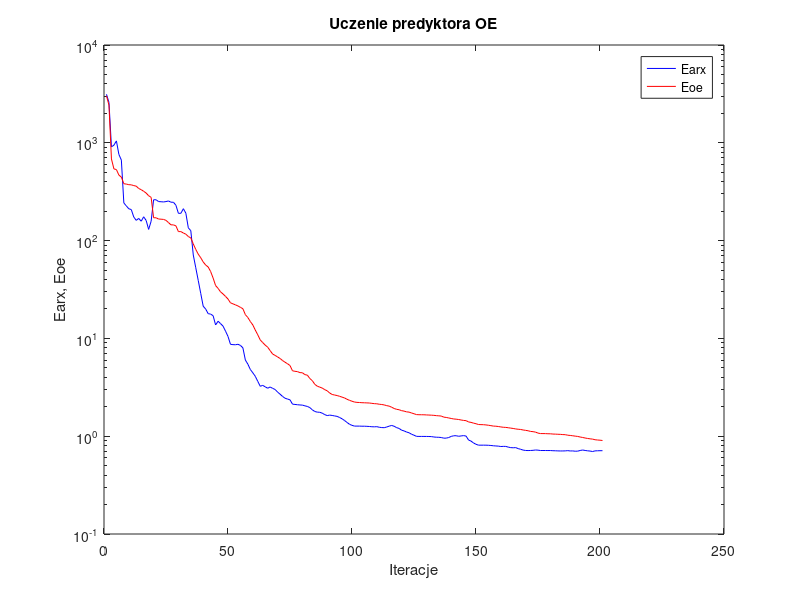
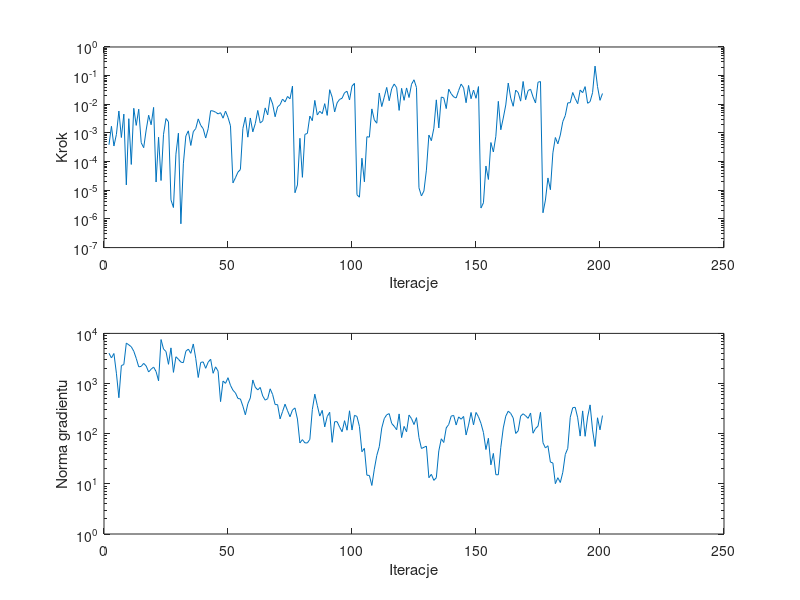

These charts were generated, in order, by the following MATLAB code:
%uczenie predyktora oe
clear all;
n=0; farx(n+1)=3.131216e+003; foe(n+1)=3.020808e+003; wspucz(n+1)=0.000000e+000; ng(n+1)=0.000000e+000;
%odnowa zmiennej metryki
n=1; farx(n+1)=2.587613e+003; foe(n+1)=2.425002e+003; krok(n+1)=3.870864e-004; ng(n+1)=4.019534e+003;
n=2; farx(n+1)=9.089142e+002; foe(n+1)=6.836170e+002; krok(n+1)=1.709568e-003; ng(n+1)=3.239181e+003;
n=3; farx(n+1)=9.462964e+002; foe(n+1)=5.408719e+002; krok(n+1)=3.505243e-004; ng(n+1)=3.970650e+003;
n=4; farx(n+1)=1.045796e+003; foe(n+1)=5.325293e+002; krok(n+1)=8.898758e-004; ng(n+1)=1.606703e+003;
n=5; farx(n+1)=7.609117e+002; foe(n+1)=4.674303e+002; krok(n+1)=5.829556e-003; ng(n+1)=5.212503e+002;
n=6; farx(n+1)=6.656258e+002; foe(n+1)=4.458966e+002; krok(n+1)=6.935224e-004; ng(n+1)=2.283377e+003;
n=7; farx(n+1)=2.426176e+002; foe(n+1)=3.816212e+002; krok(n+1)=4.550450e-003; ng(n+1)=2.395685e+003;
n=8; farx(n+1)=2.264289e+002; foe(n+1)=3.782848e+002; krok(n+1)=1.539716e-005; ng(n+1)=6.414467e+003;
n=9; farx(n+1)=2.115785e+002; foe(n+1)=3.730862e+002; krok(n+1)=3.141811e-003; ng(n+1)=5.907322e+003;
n=10; farx(n+1)=2.076864e+002; foe(n+1)=3.717040e+002; krok(n+1)=7.964429e-005; ng(n+1)=5.411908e+003;
n=11; farx(n+1)=1.742810e+002; foe(n+1)=3.651883e+002; krok(n+1)=7.251821e-003; ng(n+1)=4.414384e+003;
n=12; farx(n+1)=1.610555e+002; foe(n+1)=3.603777e+002; krok(n+1)=1.838554e-003; ng(n+1)=3.175505e+003;
n=13; farx(n+1)=1.686353e+002; foe(n+1)=3.408990e+002; krok(n+1)=6.746361e-003; ng(n+1)=2.153646e+003;
n=14; farx(n+1)=1.578829e+002; foe(n+1)=3.316227e+002; krok(n+1)=4.571640e-004; ng(n+1)=2.200168e+003;
n=15; farx(n+1)=1.752036e+002; foe(n+1)=3.192409e+002; krok(n+1)=3.063017e-004; ng(n+1)=2.524990e+003;
n=16; farx(n+1)=1.606127e+002; foe(n+1)=3.063491e+002; krok(n+1)=1.265711e-003; ng(n+1)=2.241914e+003;
n=17; farx(n+1)=1.301709e+002; foe(n+1)=2.873562e+002; krok(n+1)=4.158287e-003; ng(n+1)=1.698009e+003;
n=18; farx(n+1)=1.576815e+002; foe(n+1)=2.770693e+002; krok(n+1)=1.935356e-003; ng(n+1)=1.933837e+003;
n=19; farx(n+1)=2.615814e+002; foe(n+1)=1.712398e+002; krok(n+1)=7.788806e-003; ng(n+1)=2.131027e+003;
n=20; farx(n+1)=2.615275e+002; foe(n+1)=1.711673e+002; krok(n+1)=1.944453e-005; ng(n+1)=1.734459e+003;
n=21; farx(n+1)=2.506184e+002; foe(n+1)=1.661818e+002; krok(n+1)=7.102557e-004; ng(n+1)=1.133961e+003;
n=22; farx(n+1)=2.497017e+002; foe(n+1)=1.655881e+002; krok(n+1)=2.190752e-005; ng(n+1)=7.538406e+003;
n=23; farx(n+1)=2.484960e+002; foe(n+1)=1.646988e+002; krok(n+1)=8.989513e-004; ng(n+1)=4.883625e+003;
n=24; farx(n+1)=2.506647e+002; foe(n+1)=1.610698e+002; krok(n+1)=3.187345e-003; ng(n+1)=4.349760e+003;
n=25; farx(n+1)=2.542527e+002; foe(n+1)=1.528481e+002; krok(n+1)=2.450526e-003; ng(n+1)=2.417742e+003;
%odnowa zmiennej metryki
n=26; farx(n+1)=2.469206e+002; foe(n+1)=1.449781e+002; krok(n+1)=4.607686e-006; ng(n+1)=5.142598e+003;
n=27; farx(n+1)=2.466027e+002; foe(n+1)=1.447830e+002; krok(n+1)=2.502989e-006; ng(n+1)=1.670641e+003;
n=28; farx(n+1)=2.298181e+002; foe(n+1)=1.414776e+002; krok(n+1)=1.821668e-004; ng(n+1)=3.420706e+003;
n=29; farx(n+1)=1.900315e+002; foe(n+1)=1.236158e+002; krok(n+1)=9.809942e-004; ng(n+1)=3.061559e+003;
n=30; farx(n+1)=1.901028e+002; foe(n+1)=1.235963e+002; krok(n+1)=6.766504e-007; ng(n+1)=2.673150e+003;
n=31; farx(n+1)=2.119349e+002; foe(n+1)=1.196171e+002; krok(n+1)=8.388029e-005; ng(n+1)=2.609412e+003;
n=32; farx(n+1)=1.908175e+002; foe(n+1)=1.163013e+002; krok(n+1)=7.818597e-004; ng(n+1)=4.402121e+003;
n=33; farx(n+1)=1.350164e+002; foe(n+1)=1.101254e+002; krok(n+1)=1.184232e-003; ng(n+1)=4.865332e+003;
n=34; farx(n+1)=1.262749e+002; foe(n+1)=1.064662e+002; krok(n+1)=3.661592e-004; ng(n+1)=4.004242e+003;
n=35; farx(n+1)=7.124979e+001; foe(n+1)=9.243601e+001; krok(n+1)=1.104943e-003; ng(n+1)=6.156543e+003;
n=36; farx(n+1)=5.278232e+001; foe(n+1)=8.123912e+001; krok(n+1)=1.427772e-003; ng(n+1)=3.154656e+003;
n=37; farx(n+1)=3.913614e+001; foe(n+1)=7.265819e+001; krok(n+1)=3.096185e-003; ng(n+1)=1.320487e+003;
n=38; farx(n+1)=2.888853e+001; foe(n+1)=6.681410e+001; krok(n+1)=1.846469e-003; ng(n+1)=2.636693e+003;
n=39; farx(n+1)=2.133650e+001; foe(n+1)=6.052130e+001; krok(n+1)=1.407851e-003; ng(n+1)=2.700286e+003;
n=40; farx(n+1)=1.995569e+001; foe(n+1)=5.623528e+001; krok(n+1)=6.650130e-004; ng(n+1)=2.013485e+003;
n=41; farx(n+1)=1.790793e+001; foe(n+1)=5.374505e+001; krok(n+1)=1.402097e-003; ng(n+1)=2.665931e+003;
n=42; farx(n+1)=1.772223e+001; foe(n+1)=4.825060e+001; krok(n+1)=5.980899e-003; ng(n+1)=3.053368e+003;
n=43; farx(n+1)=1.705773e+001; foe(n+1)=4.139895e+001; krok(n+1)=5.846010e-003; ng(n+1)=1.601637e+003;
n=44; farx(n+1)=1.371566e+001; foe(n+1)=3.467153e+001; krok(n+1)=5.294040e-003; ng(n+1)=2.151311e+003;
n=45; farx(n+1)=1.497596e+001; foe(n+1)=3.247553e+001; krok(n+1)=4.624718e-003; ng(n+1)=1.766179e+003;
n=46; farx(n+1)=1.415954e+001; foe(n+1)=2.990465e+001; krok(n+1)=5.097234e-003; ng(n+1)=4.360788e+002;
n=47; farx(n+1)=1.334712e+001; foe(n+1)=2.846382e+001; krok(n+1)=3.277858e-003; ng(n+1)=1.123087e+003;
n=48; farx(n+1)=1.186478e+001; foe(n+1)=2.688793e+001; krok(n+1)=5.799093e-003; ng(n+1)=1.008724e+003;
n=49; farx(n+1)=1.047174e+001; foe(n+1)=2.526489e+001; krok(n+1)=3.490481e-003; ng(n+1)=1.307601e+003;
n=50; farx(n+1)=8.700687e+000; foe(n+1)=2.311359e+001; krok(n+1)=1.779489e-003; ng(n+1)=9.203433e+002;
%odnowa zmiennej metryki
n=51; farx(n+1)=8.633480e+000; foe(n+1)=2.256105e+001; krok(n+1)=1.808278e-005; ng(n+1)=7.355706e+002;
n=52; farx(n+1)=8.610609e+000; foe(n+1)=2.202562e+001; krok(n+1)=2.734729e-005; ng(n+1)=6.512473e+002;
n=53; farx(n+1)=8.710938e+000; foe(n+1)=2.147574e+001; krok(n+1)=4.285449e-005; ng(n+1)=5.041602e+002;
n=54; farx(n+1)=8.483078e+000; foe(n+1)=2.077936e+001; krok(n+1)=5.312685e-005; ng(n+1)=4.928161e+002;
n=55; farx(n+1)=8.015591e+000; foe(n+1)=2.011321e+001; krok(n+1)=1.427772e-003; ng(n+1)=3.540079e+002;
n=56; farx(n+1)=6.010351e+000; foe(n+1)=1.749563e+001; krok(n+1)=3.544455e-003; ng(n+1)=2.382772e+002;
n=57; farx(n+1)=5.455220e+000; foe(n+1)=1.634846e+001; krok(n+1)=7.138862e-004; ng(n+1)=3.958350e+002;
n=58; farx(n+1)=4.814136e+000; foe(n+1)=1.488744e+001; krok(n+1)=3.334617e-003; ng(n+1)=5.167205e+002;
n=59; farx(n+1)=4.451201e+000; foe(n+1)=1.373133e+001; krok(n+1)=1.093891e-003; ng(n+1)=1.178667e+003;
n=60; farx(n+1)=4.097726e+000; foe(n+1)=1.217474e+001; krok(n+1)=2.123614e-003; ng(n+1)=8.439852e+002;
n=61; farx(n+1)=3.639068e+000; foe(n+1)=1.088333e+001; krok(n+1)=6.099924e-003; ng(n+1)=7.459542e+002;
n=62; farx(n+1)=3.238887e+000; foe(n+1)=9.645006e+000; krok(n+1)=2.222834e-003; ng(n+1)=8.364073e+002;
n=63; farx(n+1)=3.309827e+000; foe(n+1)=9.061056e+000; krok(n+1)=2.647020e-003; ng(n+1)=5.657852e+002;
n=64; farx(n+1)=3.198830e+000; foe(n+1)=8.544710e+000; krok(n+1)=7.481826e-003; ng(n+1)=4.665891e+002;
n=65; farx(n+1)=3.094232e+000; foe(n+1)=8.126867e+000; krok(n+1)=4.266621e-003; ng(n+1)=5.001258e+002;
n=66; farx(n+1)=3.187161e+000; foe(n+1)=7.500329e+000; krok(n+1)=1.750226e-002; ng(n+1)=7.849592e+002;
n=67; farx(n+1)=3.084161e+000; foe(n+1)=6.916491e+000; krok(n+1)=1.027811e-002; ng(n+1)=6.026547e+002;
n=68; farx(n+1)=3.004366e+000; foe(n+1)=6.704478e+000; krok(n+1)=3.683227e-003; ng(n+1)=3.813667e+002;
n=69; farx(n+1)=2.824259e+000; foe(n+1)=6.459103e+000; krok(n+1)=8.099144e-003; ng(n+1)=3.794531e+002;
n=70; farx(n+1)=2.688117e+000; foe(n+1)=6.234813e+000; krok(n+1)=9.683310e-003; ng(n+1)=1.975625e+002;
n=71; farx(n+1)=2.551408e+000; foe(n+1)=5.935830e+000; krok(n+1)=1.522640e-002; ng(n+1)=2.767037e+002;
n=72; farx(n+1)=2.444847e+000; foe(n+1)=5.705963e+000; krok(n+1)=1.210728e-002; ng(n+1)=3.878949e+002;
n=73; farx(n+1)=2.398002e+000; foe(n+1)=5.507647e+000; krok(n+1)=1.877194e-002; ng(n+1)=2.879585e+002;
n=74; farx(n+1)=2.355009e+000; foe(n+1)=5.280332e+000; krok(n+1)=1.556168e-002; ng(n+1)=2.175829e+002;
n=75; farx(n+1)=2.127454e+000; foe(n+1)=4.666422e+000; krok(n+1)=4.320574e-002; ng(n+1)=2.965305e+002;
%odnowa zmiennej metryki
n=76; farx(n+1)=2.112206e+000; foe(n+1)=4.607343e+000; krok(n+1)=8.206521e-006; ng(n+1)=3.265308e+002;
n=77; farx(n+1)=2.098060e+000; foe(n+1)=4.578079e+000; krok(n+1)=1.530761e-005; ng(n+1)=1.959982e+002;
n=78; farx(n+1)=2.086295e+000; foe(n+1)=4.466646e+000; krok(n+1)=6.524338e-004; ng(n+1)=6.530605e+001;
n=79; farx(n+1)=2.079173e+000; foe(n+1)=4.454908e+000; krok(n+1)=2.832743e-005; ng(n+1)=7.611543e+001;
n=80; farx(n+1)=2.043962e+000; foe(n+1)=4.261430e+000; krok(n+1)=8.940659e-004; ng(n+1)=6.570460e+001;
n=81; farx(n+1)=2.015632e+000; foe(n+1)=4.210589e+000; krok(n+1)=9.626100e-004; ng(n+1)=6.541105e+001;
n=82; farx(n+1)=1.960637e+000; foe(n+1)=3.886719e+000; krok(n+1)=3.880673e-003; ng(n+1)=7.711837e+001;
n=83; farx(n+1)=1.861211e+000; foe(n+1)=3.696807e+000; krok(n+1)=2.677949e-003; ng(n+1)=3.022761e+002;
n=84; farx(n+1)=1.789673e+000; foe(n+1)=3.391353e+000; krok(n+1)=1.366559e-002; ng(n+1)=6.139240e+002;
n=85; farx(n+1)=1.762057e+000; foe(n+1)=3.246772e+000; krok(n+1)=4.247228e-003; ng(n+1)=3.676607e+002;
n=86; farx(n+1)=1.756795e+000; foe(n+1)=3.173710e+000; krok(n+1)=5.711090e-003; ng(n+1)=2.244458e+002;
n=87; farx(n+1)=1.719796e+000; foe(n+1)=3.106764e+000; krok(n+1)=4.708571e-003; ng(n+1)=2.917910e+002;
n=88; farx(n+1)=1.662820e+000; foe(n+1)=2.992825e+000; krok(n+1)=1.053841e-002; ng(n+1)=1.367500e+002;
n=89; farx(n+1)=1.624975e+000; foe(n+1)=2.911828e+000; krok(n+1)=4.101231e-003; ng(n+1)=2.199421e+002;
n=90; farx(n+1)=1.643525e+000; foe(n+1)=2.764732e+000; krok(n+1)=3.234070e-002; ng(n+1)=2.672744e+002;
n=91; farx(n+1)=1.629810e+000; foe(n+1)=2.671673e+000; krok(n+1)=1.778267e-002; ng(n+1)=6.719414e+001;
n=92; farx(n+1)=1.611471e+000; foe(n+1)=2.636346e+000; krok(n+1)=5.414124e-003; ng(n+1)=1.734034e+002;
n=93; farx(n+1)=1.594896e+000; foe(n+1)=2.603826e+000; krok(n+1)=1.127264e-002; ng(n+1)=1.735963e+002;
n=94; farx(n+1)=1.552992e+000; foe(n+1)=2.558750e+000; krok(n+1)=1.482896e-002; ng(n+1)=1.356044e+002;
n=95; farx(n+1)=1.506304e+000; foe(n+1)=2.509461e+000; krok(n+1)=1.626130e-002; ng(n+1)=1.093859e+002;
n=96; farx(n+1)=1.446460e+000; foe(n+1)=2.460056e+000; krok(n+1)=2.548582e-002; ng(n+1)=1.817506e+002;
n=97; farx(n+1)=1.381972e+000; foe(n+1)=2.385327e+000; krok(n+1)=2.847182e-002; ng(n+1)=1.173146e+002;
n=98; farx(n+1)=1.323867e+000; foe(n+1)=2.326870e+000; krok(n+1)=1.419977e-002; ng(n+1)=2.861851e+002;
n=99; farx(n+1)=1.291291e+000; foe(n+1)=2.277606e+000; krok(n+1)=4.305393e-002; ng(n+1)=1.183336e+002;
n=100; farx(n+1)=1.268844e+000; foe(n+1)=2.235840e+000; krok(n+1)=5.387784e-002; ng(n+1)=2.322757e+002;
%odnowa zmiennej metryki
n=101; farx(n+1)=1.268506e+000; foe(n+1)=2.217148e+000; krok(n+1)=6.975132e-006; ng(n+1)=2.211425e+002;
n=102; farx(n+1)=1.268235e+000; foe(n+1)=2.210977e+000; krok(n+1)=5.742854e-006; ng(n+1)=1.387007e+002;
n=103; farx(n+1)=1.265059e+000; foe(n+1)=2.200439e+000; krok(n+1)=1.314970e-004; ng(n+1)=4.365947e+001;
n=104; farx(n+1)=1.265329e+000; foe(n+1)=2.196686e+000; krok(n+1)=1.976919e-005; ng(n+1)=5.109674e+001;
n=105; farx(n+1)=1.261663e+000; foe(n+1)=2.190277e+000; krok(n+1)=7.394073e-004; ng(n+1)=1.486948e+001;
n=106; farx(n+1)=1.257333e+000; foe(n+1)=2.184985e+000; krok(n+1)=7.138862e-004; ng(n+1)=1.471626e+001;
n=107; farx(n+1)=1.249607e+000; foe(n+1)=2.167320e+000; krok(n+1)=6.912131e-003; ng(n+1)=9.285413e+000;
n=108; farx(n+1)=1.246844e+000; foe(n+1)=2.152243e+000; krok(n+1)=2.849598e-003; ng(n+1)=1.963596e+001;
n=109; farx(n+1)=1.251892e+000; foe(n+1)=2.144931e+000; krok(n+1)=2.186130e-003; ng(n+1)=3.686055e+001;
n=110; farx(n+1)=1.234340e+000; foe(n+1)=2.122101e+000; krok(n+1)=2.477353e-002; ng(n+1)=5.516115e+001;
n=111; farx(n+1)=1.225408e+000; foe(n+1)=2.109358e+000; krok(n+1)=8.346822e-003; ng(n+1)=1.298852e+002;
n=112; farx(n+1)=1.222107e+000; foe(n+1)=2.088172e+000; krok(n+1)=1.779884e-002; ng(n+1)=1.996182e+002;
n=113; farx(n+1)=1.242178e+000; foe(n+1)=2.053564e+000; krok(n+1)=3.882853e-002; ng(n+1)=2.385261e+002;
n=114; farx(n+1)=1.267041e+000; foe(n+1)=2.029528e+000; krok(n+1)=1.333847e-002; ng(n+1)=2.512285e+002;
n=115; farx(n+1)=1.287976e+000; foe(n+1)=1.977591e+000; krok(n+1)=3.500452e-002; ng(n+1)=1.602642e+002;
n=116; farx(n+1)=1.263697e+000; foe(n+1)=1.920603e+000; krok(n+1)=5.099752e-002; ng(n+1)=1.408569e+002;
n=117; farx(n+1)=1.223427e+000; foe(n+1)=1.882148e+000; krok(n+1)=3.813366e-002; ng(n+1)=1.199339e+002;
n=118; farx(n+1)=1.200309e+000; foe(n+1)=1.865088e+000; krok(n+1)=6.118798e-003; ng(n+1)=2.480460e+002;
n=119; farx(n+1)=1.152111e+000; foe(n+1)=1.824349e+000; krok(n+1)=3.604146e-002; ng(n+1)=8.363303e+001;
n=120; farx(n+1)=1.133073e+000; foe(n+1)=1.805926e+000; krok(n+1)=1.376948e-002; ng(n+1)=1.398378e+002;
n=121; farx(n+1)=1.103244e+000; foe(n+1)=1.773862e+000; krok(n+1)=3.726804e-002; ng(n+1)=1.094130e+002;
n=122; farx(n+1)=1.084526e+000; foe(n+1)=1.763748e+000; krok(n+1)=1.725161e-002; ng(n+1)=2.357004e+002;
n=123; farx(n+1)=1.048070e+000; foe(n+1)=1.727788e+000; krok(n+1)=5.005537e-002; ng(n+1)=1.993620e+002;
n=124; farx(n+1)=1.023476e+000; foe(n+1)=1.696597e+000; krok(n+1)=7.173481e-002; ng(n+1)=1.522993e+002;
n=125; farx(n+1)=9.965085e-001; foe(n+1)=1.663477e+000; krok(n+1)=3.847317e-002; ng(n+1)=2.090152e+002;
%odnowa zmiennej metryki
n=126; farx(n+1)=9.950565e-001; foe(n+1)=1.658063e+000; krok(n+1)=1.221743e-005; ng(n+1)=8.365919e+001;
n=127; farx(n+1)=9.949160e-001; foe(n+1)=1.657119e+000; krok(n+1)=6.325379e-006; ng(n+1)=5.076057e+001;
n=128; farx(n+1)=9.947790e-001; foe(n+1)=1.655696e+000; krok(n+1)=9.456357e-006; ng(n+1)=5.350290e+001;
n=129; farx(n+1)=9.943830e-001; foe(n+1)=1.650124e+000; krok(n+1)=5.039187e-005; ng(n+1)=5.650489e+001;
n=130; farx(n+1)=9.931839e-001; foe(n+1)=1.645638e+000; krok(n+1)=8.446781e-004; ng(n+1)=1.326230e+001;
n=131; farx(n+1)=9.907544e-001; foe(n+1)=1.640755e+000; krok(n+1)=5.362933e-004; ng(n+1)=1.550782e+001;
n=132; farx(n+1)=9.818003e-001; foe(n+1)=1.634551e+000; krok(n+1)=1.463096e-003; ng(n+1)=1.173090e+001;
n=133; farx(n+1)=9.764689e-001; foe(n+1)=1.622584e+000; krok(n+1)=1.428969e-002; ng(n+1)=1.325247e+001;
n=134; farx(n+1)=9.747925e-001; foe(n+1)=1.615468e+000; krok(n+1)=1.495225e-003; ng(n+1)=4.533984e+001;
n=135; farx(n+1)=9.695113e-001; foe(n+1)=1.607129e+000; krok(n+1)=1.791379e-002; ng(n+1)=7.919729e+001;
n=136; farx(n+1)=9.551809e-001; foe(n+1)=1.566686e+000; krok(n+1)=1.680696e-002; ng(n+1)=6.675160e+001;
n=137; farx(n+1)=9.559266e-001; foe(n+1)=1.555410e+000; krok(n+1)=7.088910e-003; ng(n+1)=1.305920e+002;
n=138; farx(n+1)=9.693709e-001; foe(n+1)=1.536395e+000; krok(n+1)=3.368398e-002; ng(n+1)=1.526714e+002;
n=139; farx(n+1)=9.955052e-001; foe(n+1)=1.518443e+000; krok(n+1)=2.334578e-002; ng(n+1)=2.245268e+002;
n=140; farx(n+1)=1.010072e+000; foe(n+1)=1.500556e+000; krok(n+1)=1.816570e-002; ng(n+1)=2.313288e+002;
n=141; farx(n+1)=1.011689e+000; foe(n+1)=1.492924e+000; krok(n+1)=1.660195e-002; ng(n+1)=1.492332e+002;
n=142; farx(n+1)=9.980168e-001; foe(n+1)=1.481004e+000; krok(n+1)=3.036661e-002; ng(n+1)=2.163098e+002;
n=143; farx(n+1)=1.006434e+000; foe(n+1)=1.464831e+000; krok(n+1)=5.082412e-002; ng(n+1)=1.943137e+002;
n=144; farx(n+1)=1.014312e+000; foe(n+1)=1.449804e+000; krok(n+1)=3.762076e-002; ng(n+1)=2.208577e+002;
n=145; farx(n+1)=1.003012e+000; foe(n+1)=1.441871e+000; krok(n+1)=1.136199e-002; ng(n+1)=9.431994e+001;
n=146; farx(n+1)=9.136600e-001; foe(n+1)=1.398887e+000; krok(n+1)=4.544795e-002; ng(n+1)=1.483663e+002;
n=147; farx(n+1)=8.910935e-001; foe(n+1)=1.384411e+000; krok(n+1)=1.567500e-002; ng(n+1)=2.648287e+002;
n=148; farx(n+1)=8.527183e-001; foe(n+1)=1.360256e+000; krok(n+1)=3.145628e-002; ng(n+1)=1.500867e+002;
n=149; farx(n+1)=8.268638e-001; foe(n+1)=1.341516e+000; krok(n+1)=1.622219e-002; ng(n+1)=2.651181e+002;
n=150; farx(n+1)=8.098417e-001; foe(n+1)=1.317109e+000; krok(n+1)=4.152360e-002; ng(n+1)=2.176864e+002;
%odnowa zmiennej metryki
n=151; farx(n+1)=8.097738e-001; foe(n+1)=1.313323e+000; krok(n+1)=2.399732e-006; ng(n+1)=1.607035e+002;
n=152; farx(n+1)=8.097867e-001; foe(n+1)=1.311294e+000; krok(n+1)=3.652351e-006; ng(n+1)=1.055502e+002;
n=153; farx(n+1)=8.094982e-001; foe(n+1)=1.303896e+000; krok(n+1)=7.028870e-005; ng(n+1)=4.834674e+001;
n=154; farx(n+1)=8.075538e-001; foe(n+1)=1.294425e+000; krok(n+1)=2.383042e-005; ng(n+1)=8.119990e+001;
n=155; farx(n+1)=8.038393e-001; foe(n+1)=1.282491e+000; krok(n+1)=4.636412e-004; ng(n+1)=2.394886e+001;
n=156; farx(n+1)=7.984326e-001; foe(n+1)=1.268980e+000; krok(n+1)=2.171131e-004; ng(n+1)=4.043481e+001;
n=157; farx(n+1)=7.946686e-001; foe(n+1)=1.265203e+000; krok(n+1)=7.648589e-004; ng(n+1)=1.522819e+001;
n=158; farx(n+1)=7.917856e-001; foe(n+1)=1.256295e+000; krok(n+1)=1.269968e-002; ng(n+1)=1.515580e+001;
n=159; farx(n+1)=7.845863e-001; foe(n+1)=1.244189e+000; krok(n+1)=1.293127e-003; ng(n+1)=5.332067e+001;
n=160; farx(n+1)=7.869570e-001; foe(n+1)=1.234124e+000; krok(n+1)=3.334617e-003; ng(n+1)=1.303616e+002;
n=161; farx(n+1)=7.867007e-001; foe(n+1)=1.230305e+000; krok(n+1)=9.466059e-003; ng(n+1)=2.235625e+002;
n=162; farx(n+1)=7.734883e-001; foe(n+1)=1.220755e+000; krok(n+1)=5.507794e-002; ng(n+1)=2.814842e+002;
n=163; farx(n+1)=7.643475e-001; foe(n+1)=1.209633e+000; krok(n+1)=1.640492e-002; ng(n+1)=2.538006e+002;
n=164; farx(n+1)=7.615205e-001; foe(n+1)=1.199857e+000; krok(n+1)=8.533243e-003; ng(n+1)=2.061561e+002;
n=165; farx(n+1)=7.647200e-001; foe(n+1)=1.186629e+000; krok(n+1)=3.119818e-002; ng(n+1)=1.011534e+002;
n=166; farx(n+1)=7.467778e-001; foe(n+1)=1.177834e+000; krok(n+1)=2.580064e-002; ng(n+1)=1.137149e+002;
n=167; farx(n+1)=7.350364e-001; foe(n+1)=1.172022e+000; krok(n+1)=1.289397e-002; ng(n+1)=2.243056e+002;
n=168; farx(n+1)=7.212157e-001; foe(n+1)=1.157882e+000; krok(n+1)=6.259203e-002; ng(n+1)=2.497329e+002;
n=169; farx(n+1)=7.145501e-001; foe(n+1)=1.147436e+000; krok(n+1)=1.448480e-002; ng(n+1)=2.278449e+002;
n=170; farx(n+1)=7.133008e-001; foe(n+1)=1.137057e+000; krok(n+1)=3.023343e-002; ng(n+1)=2.022263e+002;
n=171; farx(n+1)=7.145432e-001; foe(n+1)=1.119045e+000; krok(n+1)=3.353295e-002; ng(n+1)=2.584762e+002;
n=172; farx(n+1)=7.170051e-001; foe(n+1)=1.113047e+000; krok(n+1)=1.808357e-002; ng(n+1)=1.022536e+002;
n=173; farx(n+1)=7.225458e-001; foe(n+1)=1.100646e+000; krok(n+1)=1.109636e-002; ng(n+1)=1.270468e+002;
n=174; farx(n+1)=7.199453e-001; foe(n+1)=1.076082e+000; krok(n+1)=5.893163e-002; ng(n+1)=1.413277e+002;
n=175; farx(n+1)=7.140760e-001; foe(n+1)=1.064114e+000; krok(n+1)=6.225707e-002; ng(n+1)=2.666224e+002;
%odnowa zmiennej metryki
n=176; farx(n+1)=7.140511e-001; foe(n+1)=1.063670e+000; krok(n+1)=1.641948e-006; ng(n+1)=6.623316e+001;
n=177; farx(n+1)=7.140409e-001; foe(n+1)=1.062940e+000; krok(n+1)=4.574104e-006; ng(n+1)=5.191882e+001;
n=178; farx(n+1)=7.135135e-001; foe(n+1)=1.059323e+000; krok(n+1)=2.697415e-005; ng(n+1)=5.754291e+001;
n=179; farx(n+1)=7.135994e-001; foe(n+1)=1.058530e+000; krok(n+1)=1.046329e-005; ng(n+1)=2.717769e+001;
n=180; farx(n+1)=7.108116e-001; foe(n+1)=1.051892e+000; krok(n+1)=2.025153e-004; ng(n+1)=2.602236e+001;
n=181; farx(n+1)=7.095179e-001; foe(n+1)=1.050117e+000; krok(n+1)=6.935224e-004; ng(n+1)=1.008448e+001;
n=182; farx(n+1)=7.075773e-001; foe(n+1)=1.046773e+000; krok(n+1)=4.175751e-004; ng(n+1)=1.325210e+001;
n=183; farx(n+1)=7.064381e-001; foe(n+1)=1.044177e+000; krok(n+1)=8.500296e-004; ng(n+1)=1.064315e+001;
n=184; farx(n+1)=7.067333e-001; foe(n+1)=1.038987e+000; krok(n+1)=2.500228e-003; ng(n+1)=1.700364e+001;
n=185; farx(n+1)=7.078430e-001; foe(n+1)=1.036512e+000; krok(n+1)=4.049572e-003; ng(n+1)=3.858689e+001;
n=186; farx(n+1)=7.119631e-001; foe(n+1)=1.023654e+000; krok(n+1)=1.121678e-002; ng(n+1)=5.098580e+001;
n=187; farx(n+1)=7.064026e-001; foe(n+1)=1.018148e+000; krok(n+1)=1.136409e-002; ng(n+1)=2.122597e+002;
n=188; farx(n+1)=7.073835e-001; foe(n+1)=1.010472e+000; krok(n+1)=2.580064e-002; ng(n+1)=3.296135e+002;
n=189; farx(n+1)=7.022056e-001; foe(n+1)=1.001823e+000; krok(n+1)=1.586441e-002; ng(n+1)=3.361217e+002;
n=190; farx(n+1)=7.034779e-001; foe(n+1)=9.946802e-001; krok(n+1)=1.048565e-002; ng(n+1)=2.078188e+002;
n=191; farx(n+1)=7.143879e-001; foe(n+1)=9.812657e-001; krok(n+1)=3.153338e-002; ng(n+1)=8.968462e+001;
n=192; farx(n+1)=7.223117e-001; foe(n+1)=9.703848e-001; krok(n+1)=2.539936e-002; ng(n+1)=2.847352e+002;
n=193; farx(n+1)=7.148058e-001; foe(n+1)=9.586343e-001; krok(n+1)=4.138946e-002; ng(n+1)=8.875797e+001;
n=194; farx(n+1)=7.089651e-001; foe(n+1)=9.481729e-001; krok(n+1)=1.086709e-002; ng(n+1)=2.146424e+002;
n=195; farx(n+1)=7.049454e-001; foe(n+1)=9.401048e-001; krok(n+1)=1.238474e-002; ng(n+1)=3.752893e+002;
n=196; farx(n+1)=6.972707e-001; foe(n+1)=9.338619e-001; krok(n+1)=2.541206e-002; ng(n+1)=1.189594e+002;
n=197; farx(n+1)=7.078464e-001; foe(n+1)=9.203218e-001; krok(n+1)=2.155114e-001; ng(n+1)=5.555290e+001;
n=198; farx(n+1)=7.096694e-001; foe(n+1)=9.143920e-001; krok(n+1)=4.138946e-002; ng(n+1)=2.077872e+002;
n=199; farx(n+1)=7.109153e-001; foe(n+1)=9.102624e-001; krok(n+1)=1.376948e-002; ng(n+1)=1.194646e+002;
n=200; farx(n+1)=7.109568e-001; foe(n+1)=9.039858e-001; krok(n+1)=2.378377e-002; ng(n+1)=2.296075e+002;

figure; semilogy(farx,'b'); hold on; semilogy(foe,'r'); xlabel('Iteracje'); ylabel('Earx, Eoe'); legend('Earx','Eoe'); title('Uczenie predyktora OE');
figure; subplot(2,1,1); semilogy(krok); xlabel('Iteracje'); ylabel('Krok');
subplot(2,1,2); semilogy(ng); xlabel('Iteracje'); ylabel('Norma gradientu');
Earx=farx(n+1)
Eoe=foe(n+1)
